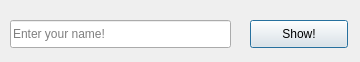
<?xml version="1.0" encoding="UTF-8"?>
<ui version="4.0">
 <class>mainDialog</class>
 <widget class="QDialog" name="mainDialog">
  <property name="geometry">
   <rect>
    <x>0</x>
    <y>0</y>
    <width>360</width>
    <height>62</height>
   </rect>
  </property>
  <property name="windowTitle">
   <string>Main Dialog </string>
  </property>
  <widget class="QLineEdit" name="nameEdit">
   <property name="geometry">
    <rect>
     <x>10</x>
     <y>20</y>
     <width>221</width>
     <height>28</height>
    </rect>
   </property>
   <property name="placeholderText">
    <string>Enter your name!</string>
   </property>
  </widget>
  <widget class="QPushButton" name="showButton">
   <property name="geometry">
    <rect>
     <x>250</x>
     <y>20</y>
     <width>98</width>
     <height>28</height>
    </rect>
   </property>
   <property name="text">
    <string>Show!</string>
   </property>
  </widget>
 </widget>
 <resources/>
 <connections/>
</ui>
